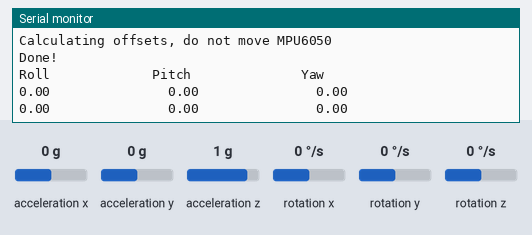
This sketch was run on a simulated Arduino Uno, built with avr-gcc and run on an emulated ATmega328P. Shown: the last lines printed to the serial monitor. The inputs (shaded band) are chosen by the test bench; at power-on: acceleration x 0 g, acceleration y 0 g, acceleration z 1 g, rotation z 0 °/s, rotation x 0 °/s, rotation y 0 °/s.

Above: at 3.2 s.
3.3 s: acceleration x set to -1.4 g
At 4.6 s:
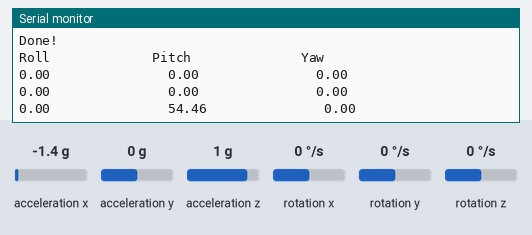
4.8 s: acceleration y set to -1.4 g
At 5.9 s:
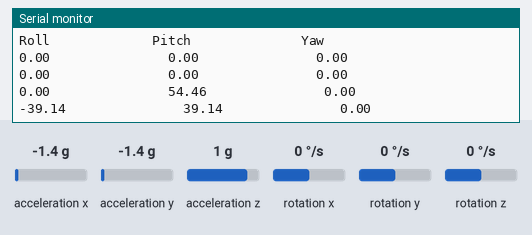
6.3 s: acceleration z set to -1.4 g
At 7.6 s:
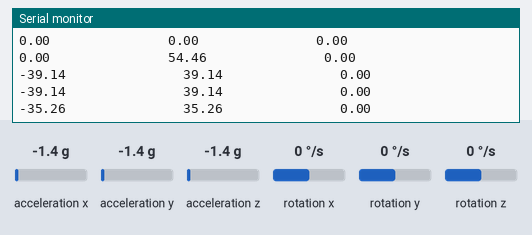
7.8 s: rotation z set to -192 °/s
At 8.5 s:
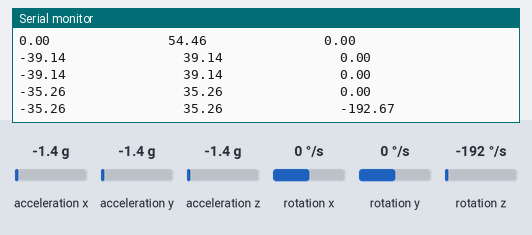
Timing chart, 0 to 10.3 s (numbered marks = the images above; inputs shaded):
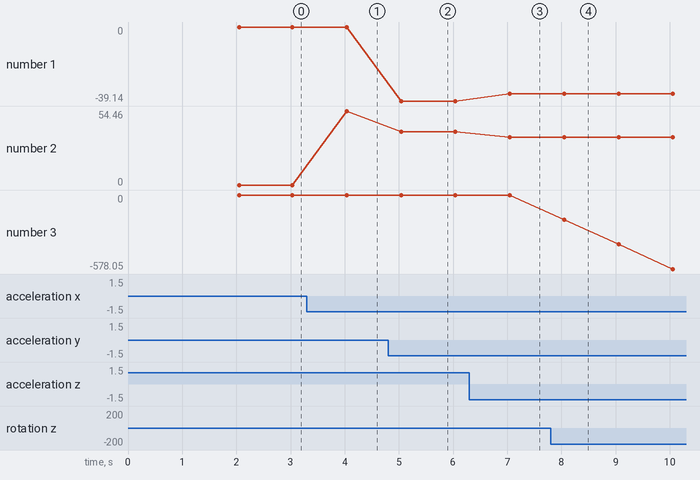

Measured:
- after the input at 3.3 s, the serial monitor: prints a new line after 0.74 s (image 1)
- after the input at 4.8 s, the serial monitor: prints a new line after 0.24 s (image 2)
- after the input at 6.3 s, the serial monitor: prints a new line after 0.75 s (image 3)
- after the input at 7.8 s, the serial monitor: prints a new line after 0.25 s (image 4)
- plotted number 1: 0 → -39.14 after the input at 4.8 s, -39.14 → -35.26 after the input at 6.3 s
- plotted number 2: 0 → 54.46 after the input at 3.3 s, 54.46 → 39.14 after the input at 4.8 s, 39.14 → 35.26 after the input at 6.3 s
- plotted number 3: 0 → -578.05 after the input at 7.8 s

The sketch:

Drone_angles_using_MPU6050.ino
```cpp
#include "Wire.h"
#include <MPU6050_light.h>


MPU6050 mpu(Wire);
float x,y,z;

void setup() {
  Serial.begin(9600);
  Wire.begin();

  byte status = mpu.begin();
  Serial.print(F("MPU6050 status: "));
  Serial.println(status);
  while(status!=0){ } // stop everything if could not connect to MPU6050

  Serial.println(F("Calculating offsets, do not move MPU6050"));
  delay(1000);
  // mpu.upsideDownMounting = true; // uncomment this line if the MPU6050 is mounted upside-down
  mpu.calcOffsets(); // gyro and accelero
  Serial.println("Done!\n");
  Serial.println("Roll             Pitch              Yaw ");
}

void loop() {
  mpu.update();
  x=mpu.getAngleX();
  y=mpu.getAngleY();
  z=mpu.getAngleZ();
	Serial.print(x);
	Serial.print("               ");
	Serial.print(y);
	Serial.print("               ");
	Serial.println(z);
  delay(1000);
}
```
